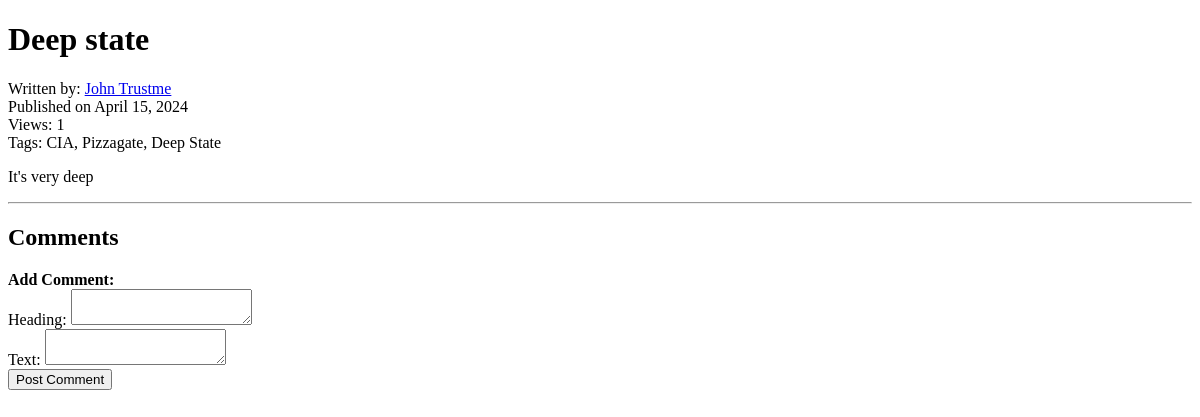
Page /articles/5 on the earlier database version.
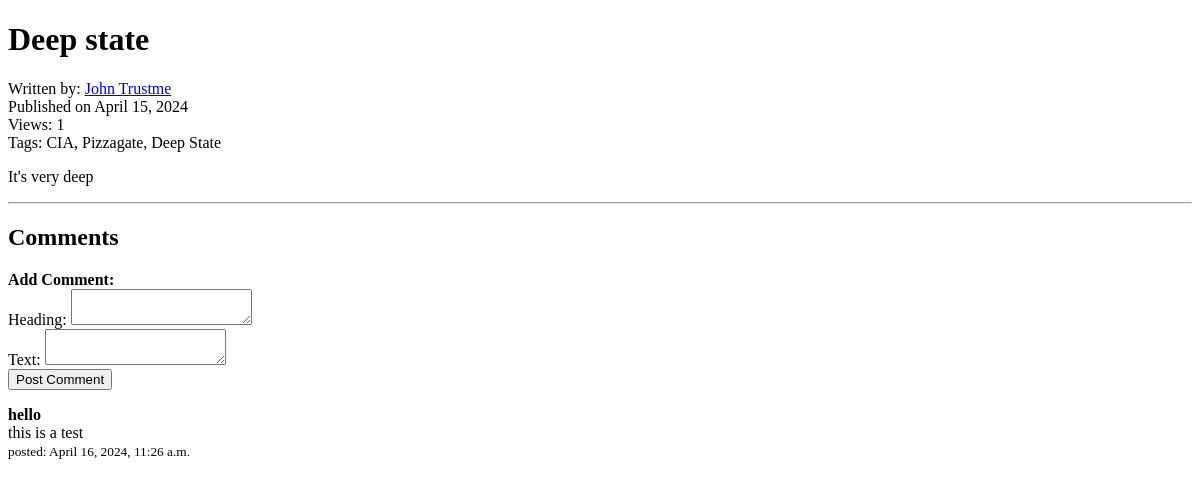
Same page on the later database version.
### articles/models.py (models this page shows, shortened)
class Comment(models.Model):
    article_ID = models.ForeignKey(Article, on_delete=models.CASCADE)
    heading = models.CharField(max_length=150)
    text = models.TextField(max_length=5000)
    pub_date = models.DateTimeField()

### articles/views.py (the view)
# urls.py: path("<int:article_id>", views.article, name="article"),
def article(request, article_id):
    article = get_object_or_404(Article, pk=article_id)
    article.add_view()
    article.save()
    comments = article.comment_set.all().order_by("-pub_date")
    pretags = article.tags.all()
    tags = [item.text for item in pretags]
    return render(
        request,
        "articles/article.html",
        {"article": article, "comments": comments, "tags": tags},
    )

### articles/models.py (called while the page is built)
    def add_view(self):
        self.view_count += 1
        print("add view")

### articles/templates/articles/article.html (shortened to what this page needs)
<!doctype html>
<html lang="en-US">
  <head>
  </head>
  <h1>{{article.heading}}</h1>
  <p>Written by: <a href="{% url 'author' article.author.id %}">{{article.author.name }}</a> <br>
    Published on {{article.pub_date.date}}<br>
    Views: {{article.view_count}}<br>
    {% if tags %}
      Tags: {{ tags|join:", " }}
    {% endif %}
  </p>
  <p>{{article.text}}</p>
  <hr>
  <h2>Comments</h2>
  <b>Add Comment:</b>
  <form action="{% url 'articles:comment' article.id %}" method="post">
    <label for="heading">Heading:</label>
    <textarea id="heading" name="heading" maxlength="150" required></textarea><br>
    <label for="comment">Text:</label>
    <textarea id="comment" name="comment" maxlength="5000" required></textarea><br>
    <button type="submit" value="Comment">Post Comment</button>
  </form>
  {% for comment in comments %}
    <p><b>{{comment.heading}}</b><br>
      {{comment.text}}<br>
    <small>posted: {{comment.pub_date}}</small></p>
  {% endfor %}
</html>

Differences in the rows shown:
added Comment: heading "hello", text "this is a test", pub_date "April 16, 2024, 11:26 a.m."
